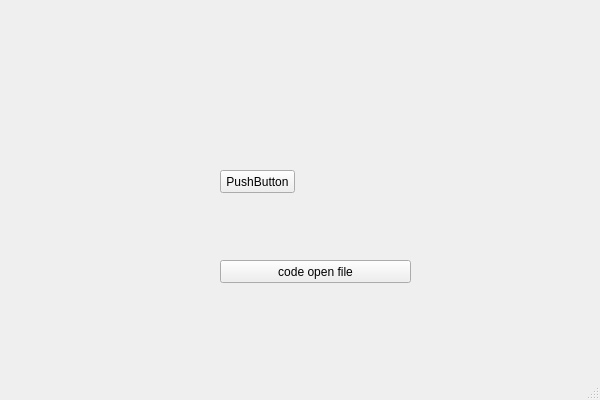
<?xml version="1.0" encoding="UTF-8"?>
<ui version="4.0">
 <class>MainWindow</class>
 <widget class="QMainWindow" name="MainWindow">
  <property name="geometry">
   <rect>
    <x>0</x>
    <y>0</y>
    <width>600</width>
    <height>400</height>
   </rect>
  </property>
  <property name="windowTitle">
   <string>MainWindow</string>
  </property>
  <widget class="QWidget" name="centralwidget">
   <widget class="QPushButton" name="pushButton">
    <property name="geometry">
     <rect>
      <x>220</x>
      <y>170</y>
      <width>75</width>
      <height>23</height>
     </rect>
    </property>
    <property name="text">
     <string>PushButton</string>
    </property>
   </widget>
   <widget class="QPushButton" name="pushButton_2">
    <property name="geometry">
     <rect>
      <x>220</x>
      <y>260</y>
      <width>191</width>
      <height>23</height>
     </rect>
    </property>
    <property name="text">
     <string>code open file</string>
    </property>
   </widget>
  </widget>
  <widget class="QMenuBar" name="menubar">
   <property name="geometry">
    <rect>
     <x>0</x>
     <y>0</y>
     <width>600</width>
     <height>22</height>
    </rect>
   </property>
  </widget>
  <widget class="QStatusBar" name="statusbar"/>
 </widget>
 <resources/>
 <connections/>
</ui>
